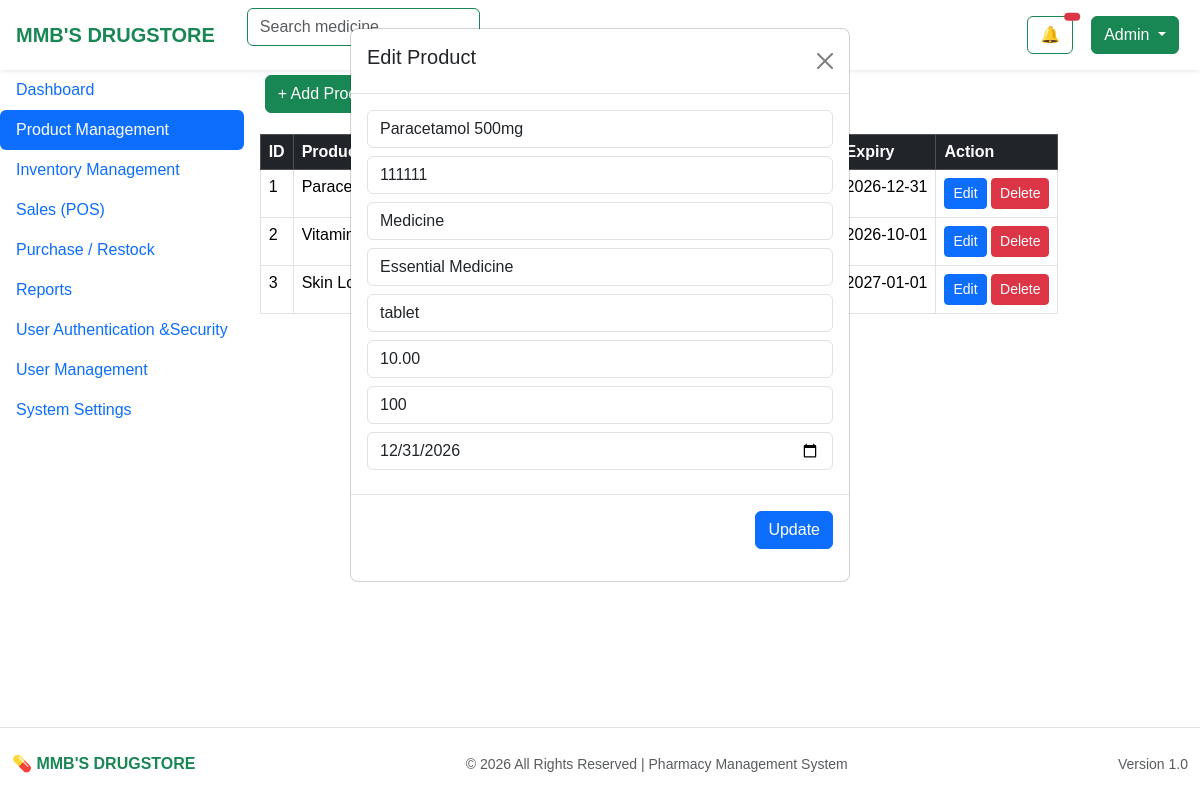
/ownerpage/dashboard.php?editProduct=1 (signed in), run on the app's committed database.
### tables this page shows
CREATE TABLE `products` (
  `id` int(11) NOT NULL,
  `product_name` varchar(255) DEFAULT NULL,
  `barcode` varchar(100) DEFAULT NULL,
  `category_id` int(11) DEFAULT NULL,
  `classification_id` int(11) DEFAULT NULL,
  `unit` varchar(50) DEFAULT NULL,
  `price` decimal(10,2) DEFAULT NULL
);

CREATE TABLE `inventory` (
  `id` int(11) NOT NULL,
  `product_id` int(11) DEFAULT NULL,
  `quantity` int(11) DEFAULT NULL,
  `expiry_date` date DEFAULT NULL
);

CREATE TABLE `product_categories` (
  `id` int(11) NOT NULL,
  `category_name` varchar(100) DEFAULT NULL
);

CREATE TABLE `product_classifications` (
  `id` int(11) NOT NULL,
  `classification_name` varchar(100) DEFAULT NULL,
  `is_discountable` tinyint(1) DEFAULT NULL,
  `is_vatable` tinyint(1) DEFAULT NULL
);

### reusablepage/addproductmodal.php (called while the page is built, shortened)
<?php
require_once __DIR__ . "/../function/addprodfunct.php";
require_once __DIR__ . "/../conn/connection_links.php";
$product = new ProductManagement($db);
$categories = $product->getCategories();
$classifications = $product->getClassifications();
?>

### function/addprodfunct.php (called while the page is built, shortened)
<?php
class ProductManagement
{
    private $con;
    public function __construct($db)
    {
        $this->con = $db;
    }
    public function getAllProducts()
    {
        $stmt = $this->con->prepare("
            SELECT
                p.id,
                p.product_name,
                p.price,
                pc.category_name,
                pcl.classification_name,
                COALESCE(SUM(i.quantity), 0) AS quantity,
                MAX(i.expiry_date) AS expiry_date
            FROM products p
            LEFT JOIN product_categories pc ON p.category_id = pc.id
            LEFT JOIN product_classifications pcl ON p.classification_id = pcl.id
            LEFT JOIN inventory i ON p.id = i.product_id
            GROUP BY p.id
        ");
        $stmt->execute();
        return $stmt->fetchAll();
    }
    public function getCategories()
    {
        $stmt = $this->con->prepare("SELECT * FROM product_categories");
        $stmt->execute();
        return $stmt->fetchAll();
    }
    public function getClassifications()
    {
        $stmt = $this->con->prepare("SELECT * FROM product_classifications");
        $stmt->execute();
        return $stmt->fetchAll();
    }
    public function getProductById($id)
    {
        $stmt = $this->con->prepare("
        SELECT p.*, i.quantity, i.expiry_date
        FROM products p
        LEFT JOIN inventory i ON p.id = i.product_id
        WHERE p.id = ?
    ");
        $stmt->execute([$id]);
        return $stmt->fetch();
    }
}

### reusablepage/usermanagement.php (the view, shortened to what this page needs)
<!DOCTYPE html>
<html lang="en">
<head>
    <?php include_once __DIR__ . "/../conn/connection_links.php"; ?>
</head>
<body class="bg-light">
    <?php include_once __DIR__ . "/header.php"; ?>
</body>
</html>

### reusablepage/productmanagement.php (shortened to what this page needs)
<?php
require_once __DIR__ . "/../function/addprodfunct.php";
require_once __DIR__ . "/../conn/connection_links.php";
$product = new ProductManagement($db);
$products = $product->getAllProducts();
$categories = $product->getCategories();
$classifications = $product->getClassifications();
$editData = null;
if (isset($_GET['editProduct'])) {
    $editId = (int) $_GET['editProduct'];
    $editData = $product->getProductById($editId);
}
?>
<div class="mb-3">
    <button class="btn btn-success" data-bs-toggle="modal" data-bs-target="#addProductModal">
        + Add Product
    </button>
</div>
<table id="usersTable" class="table table-bordered table-hover">
    <thead class="table-dark">
        <tr>
            <th>ID</th>
            <th>Product</th>
            <th>Category</th>
            <th>Classification</th>
            <th>Price</th>
            <th>Stock</th>
            <th>Expiry</th>
            <th>Action</th>
        </tr>
    </thead>
    <tbody>
        <?php foreach ($products as $prod): ?>
            <tr>
                <td><?= $prod['id'] ?></td>
                <td><?= $prod['product_name'] ?></td>
                <td><?= $prod['category_name'] ?? 'N/A' ?></td>
                <td><?= $prod['classification_name'] ?? 'N/A' ?></td>
                <td>₱ <?= number_format($prod['price'], 2) ?></td>
                <td><?= $prod['quantity'] ?></td>
                <td><?= $prod['expiry_date'] ?? 'N/A' ?></td>
                <td>
                    <a href="?editProduct=<?= $prod['id'] ?>" class="btn btn-sm btn-primary">Edit</a>
                    <a href="?deleteProduct=<?= $prod['id'] ?>" class="btn btn-sm btn-danger"
                        onclick="return confirm('Delete this product?')">
                        Delete
                    </a>
                </td>
            </tr>
        <?php endforeach; ?>
    </tbody>
</table>
<?php include 'addproductmodal.php'; ?>
<?php include 'updateproductmodal.php'; ?>

### reusablepage/updateproductmodal.php (shortened to what this page needs)
<div class="modal <?= $editData ? 'show d-block' : 'fade' ?>" tabindex="-1">
    <div class="modal-dialog">
        <div class="modal-content">
            <form method="POST">
                <div class="modal-header">
                    <h5>Edit Product</h5>
                  <a href="dashboard?page=product" class="btn-close"></a>
                </div>
                <div class="modal-body">
                    <input type="text" name="product_name" class="form-control mb-2" value="<?= $editData['product_name'] ?? '' ?>" placeholder="Product Name">
                    <input type="text" name="barcode" class="form-control mb-2" value="<?= $editData['barcode'] ?? '' ?>" placeholder="Barcode">
                    <select name="category_id" class="form-control mb-2">
                        <?php foreach ($categories as $cat): ?>
                            <option value="<?= $cat['id'] ?>"
                                <?= ($editData && $editData['category_id'] == $cat['id']) ? 'selected' : '' ?>>
                                <?= $cat['category_name'] ?>
                            </option>
                        <?php endforeach; ?>
                    </select>
                    <select name="classification_id" class="form-control mb-2">
                        <?php foreach ($classifications as $cls): ?>
                            <option value="<?= $cls['id'] ?>"
                                <?= ($editData && $editData['classification_id'] == $cls['id']) ? 'selected' : '' ?>>
                                <?= $cls['classification_name'] ?>
                            </option>
                        <?php endforeach; ?>
                    </select>
                    <input type="text" name="unit" class="form-control mb-2"value="<?= $editData['unit'] ?? '' ?>">
                    <input type="number" name="price" class="form-control mb-2"value="<?= $editData['price'] ?? '' ?>">
                    <input type="number" name="quantity" class="form-control mb-2"value="<?= $editData['quantity'] ?? '' ?>">
                    <input type="date" name="expiry_date" class="form-control mb-2"value="<?= $editData['expiry_date'] ?? '' ?>">
                </div>
                <div class="modal-footer">
                    <button type="submit" name="updateProduct" class="btn btn-primary">
                        Update
                    </button>
                </div>
            </form>
        </div>
    </div>
</div>

### reusablepage/verifyid.php (style rules this page uses)
body { font-family: Arial, sans-serif; padding: 20px; }
button { padding: 10px 15px; margin: 5px; cursor: pointer; border: none; border-radius: 5px; color: #fff; }

### data on the page
products: id "1", product_name "Paracetamol…", expiry_date "2026-12-31", category_id "Medicine", classification_id "Essential Medicine"
products: id "2", product_name "Vitamin…", expiry_date "2026-10-01"
products: id "3", product_name "Skin Lotion", expiry_date "2027-01-01"
inventory: product_name "Paracetamol 500mg", barcode "111111"
